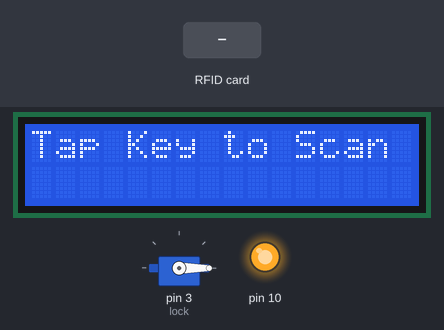
Simulated run of this sketch. Board: Arduino Uno, built with avr-gcc and run on an emulated ATmega328P. On the bench: 16×2 character LCD, servo, output pins drawn as LEDs (lit = HIGH). The test bench sets the inputs (shaded band). What the sketch prints to the serial monitor is not drawn.

Above: at 1.2 s.
1.3 s: RFID card 33 17 48 C5 held to the reader
At 1.8 s:
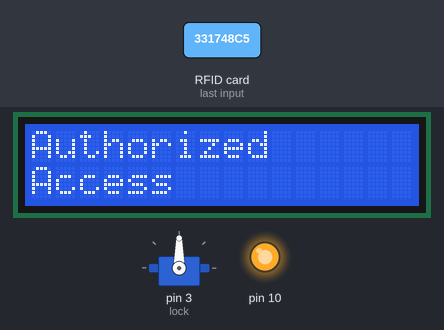
Timing chart, 0 to 7.8 s (numbered marks = the images above; inputs shaded):
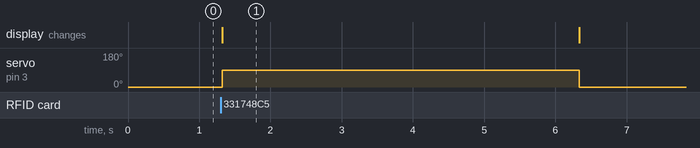

Measured:
- after the input at 1.3 s, servo on pin 3 (lock): 0° → 90° at once, → 0° 5.0 s later; the display: changes at once (image 1)

The sketch:

RFID_Scanner_Java.ino
```cpp
#include <Wire.h>
#include <LiquidCrystal.h>
#include <SPI.h>
#include <Adafruit_PN532.h>
#include <Servo.h>

#define PN532_IRQ   (2)
#define PN532_RESET (3)

const int rs = 7, en = 6, d4 = 5, d5 = 4, d6 = 8, d7 = 2;

LiquidCrystal lcd(rs, en, d4, d5, d6, d7);
Adafruit_PN532 nfc(PN532_IRQ, PN532_RESET);

Servo lock;
int pos = 0;
int buzzer = 1;

void setup() {
  // put your setup code here, to run once:
  Serial.begin(115200);  // Initialize serial communications with the PC
  while (!Serial) delay(10);                  // Do nothing if no serial port is opened
  SPI.begin();         // Initialise SPI bus

  nfc.begin();
  uint32_t versiondata = nfc.getFirmwareVersion();
  if (! versiondata) {
    Serial.print("Didn't find PN53x board");
    while (1); // halt
  }

  lcd.begin(16, 2);
  lcd.print("Tap Key to Scan");
  lock.attach(3);
  lock.write(pos);
}

void loop() {
  // put your main code here, to run repeatedly:
  uint8_t uid[] = { 0, 0, 0, 0, 0, 0, 0 };
  uint8_t uidLength;

  if (!nfc.readPassiveTargetID(PN532_MIFARE_ISO14443A, &uid[0], &uidLength)) {
    return;
  }
  // if (!mfrc522.PICC_ReadCardSerial()) {
  //   return;
  // }
  String userid;
  for (byte i = 0; i < strlen(uid); i++) {
    userid += String(uid[i], HEX);
  }
  userid.toUpperCase();
  Serial.println(userid);
  if (userid == "331748C5") {
    lcd.clear();
    lcd.print("Authorized");
    lcd.setCursor(0, 1);
    lcd.print("Access");
    for (pos = 0; pos <= 90; pos += 1) {  // goes from 0 degrees to 180 degrees
      // in steps of 1 degree
      lock.write(pos);  // tell servo to go to position in variable 'pos'
    }
    delay(5000);
    for (pos = 90; pos >= 0; pos -= 1) {  // goes from 180 degrees to 0 degrees
      lock.write(pos);                    // tell servo to go to position in variable 'pos'
    }
    lcd.clear();
    lcd.print("Tap Key to Scan");
  }

  else {
    lcd.clear();
    lcd.print("Access");
    lcd.setCursor(0, 1);
    lcd.print("Denied");
    delay(3000);
    lcd.clear();
    lcd.print("Tap Key to Scan");
  }
}
```
